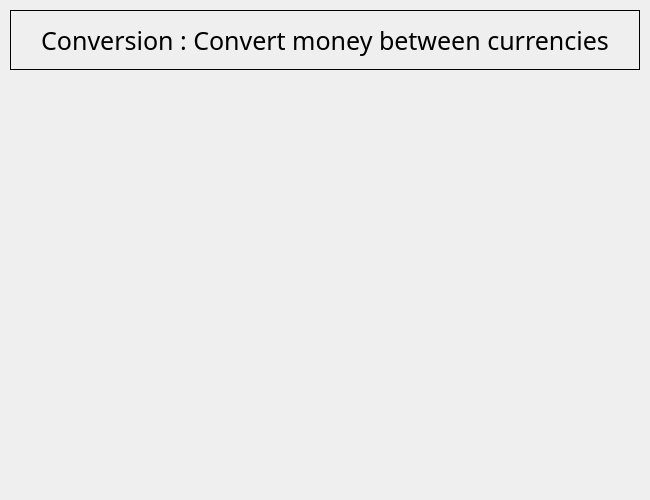
<?xml version="1.0" encoding="UTF-8"?>
<ui version="4.0">
 <class>MainWindow</class>
 <widget class="QMainWindow" name="MainWindow">
  <property name="geometry">
   <rect>
    <x>0</x>
    <y>0</y>
    <width>650</width>
    <height>500</height>
   </rect>
  </property>
  <property name="windowTitle">
   <string>MainWindow</string>
  </property>
  <widget class="QWidget" name="centralwidget">
   <widget class="QLabel" name="label">
    <property name="geometry">
     <rect>
      <x>10</x>
      <y>10</y>
      <width>630</width>
      <height>60</height>
     </rect>
    </property>
    <property name="font">
     <font>
      <family>Cooper Black</family>
      <pointsize>19</pointsize>
     </font>
    </property>
    <property name="frameShape">
     <enum>QFrame::Panel</enum>
    </property>
    <property name="text">
     <string>Conversion : Convert money between currencies</string>
    </property>
    <property name="alignment">
     <set>Qt::AlignCenter</set>
    </property>
   </widget>
  </widget>
 </widget>
 <resources/>
 <connections/>
</ui>
